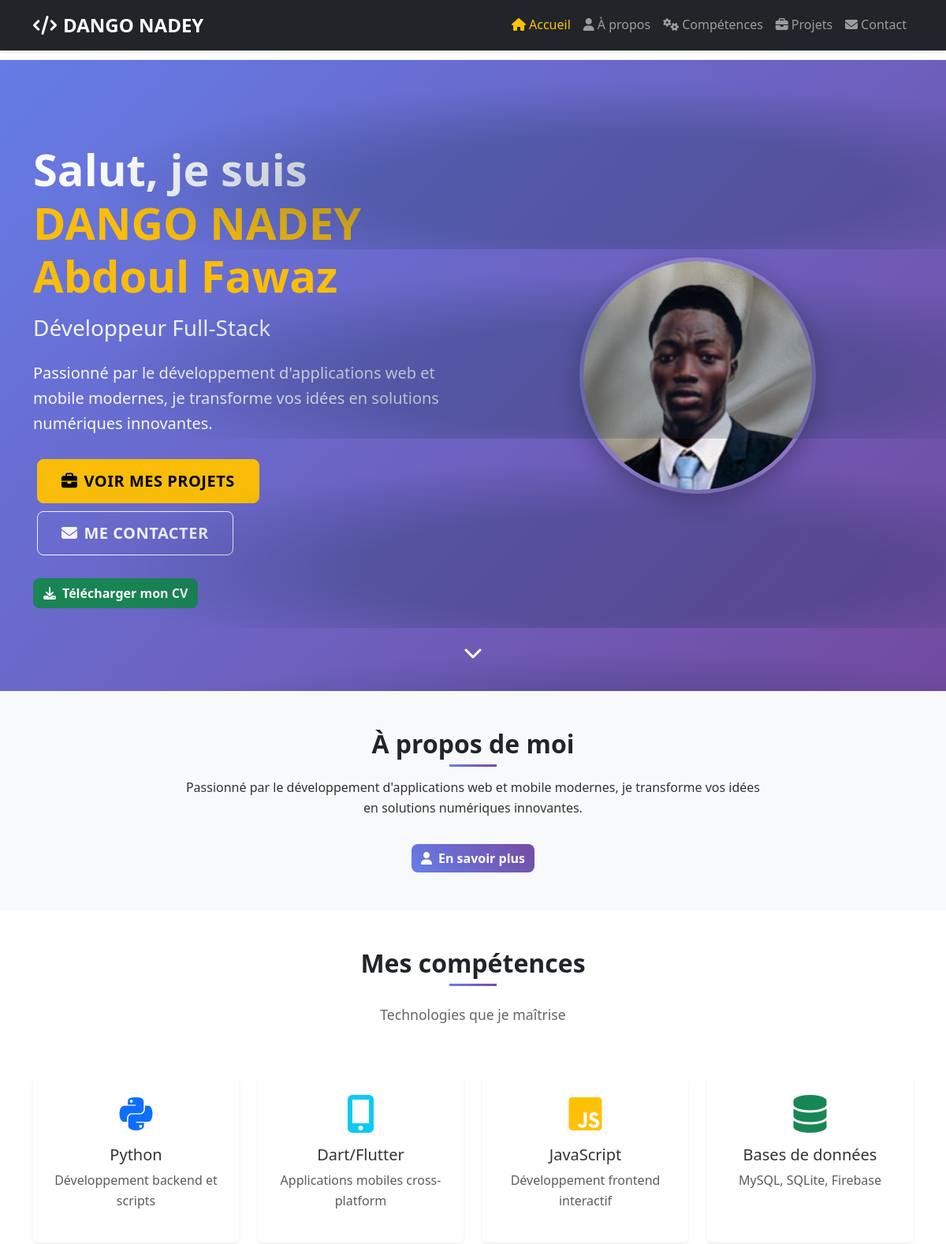
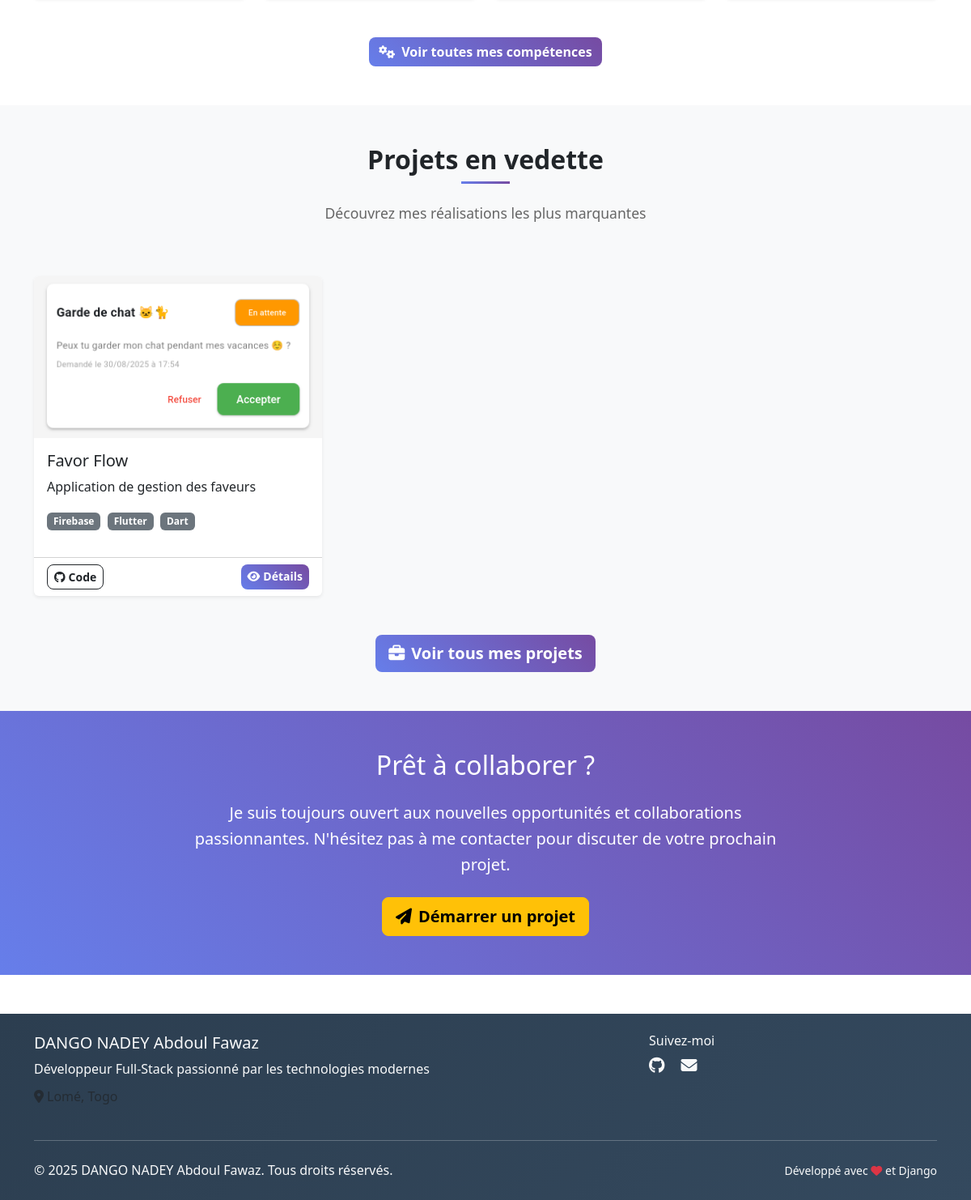
The page / on the database its author committed (2 pictures, top to bottom).
### main/models.py (models this page shows, shortened)
class Profile(models.Model):
    name = models.CharField(max_length=100, default="DANGO NADEY Abdoul Fawaz")
    title = models.CharField(max_length=200, default="Développeur Full-Stack")
    email = models.EmailField()
    phone = models.CharField(max_length=20, blank=True)
    location = models.CharField(max_length=100, blank=True)
    bio = RichTextField()
    cv_file = models.FileField(upload_to='cv/', blank=True, null=True)
    profile_image = models.ImageField(upload_to='profile/', blank=True, null=True)
    github_url = models.URLField(blank=True)
    linkedin_url = models.URLField(blank=True)
    twitter_url = models.URLField(blank=True)
    portfolio_url = models.URLField(blank=True)
    created_at = models.DateTimeField(auto_now_add=True)
    updated_at = models.DateTimeField(auto_now=True)
    class Meta:
        verbose_name = "Profil"
        verbose_name_plural = "Profils"

class Project(models.Model):
    STATUS_CHOICES = [
        ('completed', 'Terminé'),
        ('in_progress', 'En cours'),
        ('planned', 'Planifié'),
    ]
    title = models.CharField(max_length=200)
    description = RichTextField()
    short_description = models.TextField(max_length=300)
    image = models.ImageField(upload_to='projects/')
    github_url = models.URLField(blank=True)
    live_url = models.URLField(blank=True)
    status = models.CharField(max_length=20, choices=STATUS_CHOICES, default='completed')
    technologies = models.ManyToManyField(Skill, related_name='projects')
    featured = models.BooleanField(default=False)
    start_date = models.DateField()
    end_date = models.DateField(null=True, blank=True)
    created_at = models.DateTimeField(auto_now_add=True)
    updated_at = models.DateTimeField(auto_now=True)
    class Meta:
        verbose_name = "Projet"
        verbose_name_plural = "Projets"
        ordering = ['-created_at']

class Skill(models.Model):
    SKILL_TYPES = [
        ('language', 'Langage de programmation'),
        ('framework', 'Framework'),
        ('database', 'Base de données'),
        ('tool', 'Outil'),
        ('other', 'Autre'),
    ]
    name = models.CharField(max_length=100)
    skill_type = models.CharField(max_length=20, choices=SKILL_TYPES)
    proficiency = models.IntegerField(default=50, help_text="Niveau de maîtrise (0-100)")
    icon = models.CharField(max_length=100, blank=True, help_text="Classe CSS pour l'icône")
    class Meta:
        verbose_name = "Compétence"
        verbose_name_plural = "Compétences"
        ordering = ['skill_type', 'name']

### main/views.py (the view)
# urls.py: path('', views.home, name='home'),
def home(request):
    try:
        profile = Profile.objects.first()
    except Profile.DoesNotExist:
        profile = None
    featured_projects = Project.objects.filter(featured=True)[:3]
    recent_projects = Project.objects.all()[:6]
    context = {
        'profile': profile,
        'featured_projects': featured_projects,
        'recent_projects': recent_projects,
    }
    return render(request, 'index.html', context)

### templates/index.html (shortened to what this page needs)
{% extends 'base.html' %}
{% load static %}
{% block content %}
<section class="hero-section d-flex align-items-center min-vh-100" style="background: linear-gradient(135deg, #667eea 0%, #764ba2 100%);">
    <div class="container">
        <div class="row align-items-center">
            <div class="col-lg-6" data-aos="fade-right">
                <div class="hero-content text-white">
                    <h1 class="display-4 fw-bold mb-3">
                        Salut, je suis<br>
                        <span class="text-warning">{{ profile.name|default:"DANGO NADEY Abdoul Fawaz" }}</span>
                    </h1>
                    <h2 class="h3 mb-4 text-light">{{ profile.title|default:"Développeur Full-Stack" }}</h2>
                    <p class="lead mb-4">
                        Passionné par le développement d'applications web et mobile modernes,
                        je transforme vos idées en solutions numériques innovantes.
                    </p>
                    <div class="hero-buttons">
                        <a href="{% url 'projects' %}" class="btn btn-warning btn-lg me-3">
                            <i class="fas fa-briefcase me-2"></i>Voir mes projets
                        </a>
                        <a href="{% url 'contact' %}" class="btn btn-outline-light btn-lg">
                            <i class="fas fa-envelope me-2"></i>Me contacter
                        </a>
                    </div>
                    {% if profile.cv_file %}
                    <div class="mt-4">
                        <a href="{% url 'download_cv' %}" class="btn btn-success">
                            <i class="fas fa-download me-2"></i>Télécharger mon CV
                        </a>
                    </div>
                    {% endif %}
                </div>
            </div>
            <div class="col-lg-6" data-aos="fade-left">
                <div class="hero-image text-center">
                    {% if profile.profile_image %}
                        <img src="{{ profile.profile_image.url }}"
                             alt="{{ profile.name }}"
                             class="img-fluid rounded-circle profile-img">
                    {% else %}
                        <div class="profile-placeholder">
                            <i class="fas fa-user-circle fa-10x text-white"></i>
                        </div>
                    {% endif %}
                </div>
            </div>
        </div>
    </div>
    <div class="scroll-indicator">
        <a href="#about-preview" class="scroll-down">
            <i class="fas fa-chevron-down"></i>
        </a>
    </div>
</section>
<section id="about-preview" class="py-5 bg-light">
    <div class="container">
        <div class="row">
            <div class="col-lg-8 mx-auto text-center" data-aos="fade-up">
                <h2 class="section-title mb-4">À propos de moi</h2>
                {% if profile.bio %}
                    <div class="bio-preview">{{ profile.bio|safe|truncatewords:50 }}</div>
                {% else %}
                    <p class="lead">
                        Développeur full-stack avec une expertise en Python, Django, Flutter et technologies web modernes.
                        Passionné par la création d'applications performantes et l'expérience utilisateur.
                    </p>
                {% endif %}
                <a href="{% url 'about' %}" class="btn btn-primary mt-3">
                    <i class="fas fa-user me-2"></i>En savoir plus
                </a>
            </div>
        </div>
    </div>
</section>
<section class="py-5">
    <div class="container">
        <div class="row">
            <div class="col-12 text-center mb-5" data-aos="fade-up">
                <h2 class="section-title">Mes compétences</h2>
                <p class="section-subtitle">Technologies que je maîtrise</p>
            </div>
        </div>
        <div class="row">
            <div class="col-lg-3 col-md-6 mb-4" data-aos="zoom-in" data-aos-delay="100">
                <div class="skill-card text-center p-4 bg-white shadow-sm rounded">
                    <i class="fab fa-python fa-3x text-primary mb-3"></i>
                    <h5>Python</h5>
                    <p class="text-muted">Développement backend et scripts</p>
                </div>
            </div>
            <div class="col-lg-3 col-md-6 mb-4" data-aos="zoom-in" data-aos-delay="200">
                <div class="skill-card text-center p-4 bg-white shadow-sm rounded">
                    <i class="fas fa-mobile-alt fa-3x text-info mb-3"></i>
                    <h5>Dart/Flutter</h5>
                    <p class="text-muted">Applications mobiles cross-platform</p>
                </div>
            </div>
            <div class="col-lg-3 col-md-6 mb-4" data-aos="zoom-in" data-aos-delay="300">
                <div class="skill-card text-center p-4 bg-white shadow-sm rounded">
                    <i class="fab fa-js-square fa-3x text-warning mb-3"></i>
                    <h5>JavaScript</h5>
                    <p class="text-muted">Développement frontend interactif</p>
                </div>
            </div>
            <div class="col-lg-3 col-md-6 mb-4" data-aos="zoom-in" data-aos-delay="400">
                <div class="skill-card text-center p-4 bg-white shadow-sm rounded">
                    <i class="fas fa-database fa-3x text-success mb-3"></i>
                    <h5>Bases de données</h5>
                    <p class="text-muted">MySQL, SQLite, Firebase</p>
                </div>
            </div>
        </div>
        <div class="text-center mt-4" data-aos="fade-up">
            <a href="{% url 'skills' %}" class="btn btn-primary">
                <i class="fas fa-cogs me-2"></i>Voir toutes mes compétences
            </a>
        </div>
    </div>
</section>
{% if featured_projects %}
<section class="py-5 bg-light">
    <div class="container">
        <div class="row">
            <div class="col-12 text-center mb-5" data-aos="fade-up">
                <h2 class="section-title">Projets en vedette</h2>
                <p class="section-subtitle">Découvrez mes réalisations les plus marquantes</p>
            </div>
        </div>
        <div class="row">
            {% for project in featured_projects %}
            <div class="col-lg-4 col-md-6 mb-4" data-aos="fade-up" data-aos-delay="{{ forloop.counter|add:100 }}">
                <div class="project-card card h-100 shadow-sm">
                    {% if project.image %}
                    <img src="{{ project.image.url }}"
                         class="card-img-top project-img"
                         alt="{{ project.title }}">
                    {% endif %}
                    <div class="card-body">
                        <h5 class="card-title">{{ project.title }}</h5>
                        <p class="card-text">{{ project.short_description }}</p>
                        <div class="project-tech mb-3">
                            {% for tech in project.technologies.all|slice:":3" %}
                                <span class="badge bg-secondary me-1">{{ tech.name }}</span>
                            {% endfor %}
                        </div>
                    </div>
                    <div class="card-footer bg-transparent">
                        <div class="d-flex justify-content-between">
                            {% if project.github_url %}
                            <a href="{{ project.github_url }}" target="_blank" class="btn btn-outline-dark btn-sm">
                                <i class="fab fa-github me-1"></i>Code
                            </a>
                            {% endif %}
                            <a href="{% url 'project_detail' project.pk %}" class="btn btn-primary btn-sm">
                                <i class="fas fa-eye me-1"></i>Détails
                            </a>
                        </div>
                    </div>
                </div>
            </div>
            {% endfor %}
        </div>
        <div class="text-center mt-4" data-aos="fade-up">
            <a href="{% url 'projects' %}" class="btn btn-primary btn-lg">
                <i class="fas fa-briefcase me-2"></i>Voir tous mes projets
            </a>
        </div>
    </div>
</section>
{% endif %}
<section class="py-5" style="background: linear-gradient(45deg, #667eea 0%, #764ba2 100%);">
    <div class="container">
        <div class="row">
            <div class="col-lg-8 mx-auto text-center text-white" data-aos="fade-up">
                <h2 class="mb-4">Prêt à collaborer ?</h2>
                <p class="lead mb-4">
                    Je suis toujours ouvert aux nouvelles opportunités et collaborations passionnantes.
                    N'hésitez pas à me contacter pour discuter de votre prochain projet.
                </p>
                <a href="{% url 'contact' %}" class="btn btn-warning btn-lg">
                    <i class="fas fa-paper-plane me-2"></i>Démarrer un projet
                </a>
            </div>
        </div>
    </div>
</section>
{% endblock %}

### templates/base.html (shortened to what this page needs)
<!DOCTYPE html>
<html lang="fr">
<head>
    <link href="https://cdnjs.cloudflare.com/ajax/libs/bootstrap/5.3.2/css/bootstrap.min.css" rel="stylesheet">
    <link href="https://cdnjs.cloudflare.com/ajax/libs/font-awesome/6.4.0/css/all.min.css" rel="stylesheet">
    <link href="https://cdnjs.cloudflare.com/ajax/libs/aos/2.3.4/aos.css" rel="stylesheet">
    {% load static %}
    <link href="{% static 'css/style.css' %}" rel="stylesheet">
</head>
<body>
    <nav class="navbar navbar-expand-lg navbar-dark bg-dark fixed-top">
        <div class="container">
            <a class="navbar-brand fw-bold" href="{% url 'home' %}">
                <i class="fas fa-code me-2"></i>DANGO NADEY
            </a>
            <div class="collapse navbar-collapse" id="navbarNav">
                <ul class="navbar-nav ms-auto">
                    <li class="nav-item">
                        <a class="nav-link {% if request.resolver_match.url_name == 'home' %}active{% endif %}"
                           href="{% url 'home' %}">
                            <i class="fas fa-home me-1"></i>Accueil
                        </a>
                    </li>
                    <li class="nav-item">
                        <a class="nav-link {% if request.resolver_match.url_name == 'about' %}active{% endif %}"
                           href="{% url 'about' %}">
                            <i class="fas fa-user me-1"></i>À propos
                        </a>
                    </li>
                    <li class="nav-item">
                        <a class="nav-link {% if request.resolver_match.url_name == 'skills' %}active{% endif %}"
                           href="{% url 'skills' %}">
                            <i class="fas fa-cogs me-1"></i>Compétences
                        </a>
                    </li>
                    <li class="nav-item">
                        <a class="nav-link {% if request.resolver_match.url_name == 'projects' %}active{% endif %}"
                           href="{% url 'projects' %}">
                            <i class="fas fa-briefcase me-1"></i>Projets
                        </a>
                    </li>
                    <li class="nav-item">
                        <a class="nav-link {% if request.resolver_match.url_name == 'contact' %}active{% endif %}"
                           href="{% url 'contact' %}">
                            <i class="fas fa-envelope me-1"></i>Contact
                        </a>
                    </li>
                </ul>
            </div>
        </div>
    </nav>
    <main class="main-content">
        {% block content %}
        {% endblock %}
    </main>
    <footer class="bg-dark text-light py-4 mt-5">
        <div class="container">
            <div class="row">
                <div class="col-lg-8">
                    <h5>DANGO NADEY Abdoul Fawaz</h5>
                    <p class="mb-2">Développeur Full-Stack passionné par les technologies modernes</p>
                    <p class="text-muted">
                        <i class="fas fa-map-marker-alt me-1"></i>Lomé, Togo
                    </p>
                </div>
                <div class="col-lg-4">
                    <h6>Suivez-moi</h6>
                    <div class="social-links">
                        {% if profile.github_url %}
                        <a href="{{ profile.github_url }}" target="_blank" class="text-light me-3">
                            <i class="fab fa-github fa-lg"></i>
                        </a>
                        {% endif %}
                        {% if profile.email %}
                        <a href="mailto:{{ profile.email }}" class="text-light">
                            <i class="fas fa-envelope fa-lg"></i>
                        </a>
                        {% endif %}
                    </div>
                </div>
            </div>
            <hr class="my-4">
            <div class="row align-items-center">
                <div class="col-md-6">
                    <p class="mb-0">&copy; {% now "Y" %} DANGO NADEY Abdoul Fawaz. Tous droits réservés.</p>
                </div>
                <div class="col-md-6 text-md-end">
                    <p class="mb-0">
                        <small>Développé avec <i class="fas fa-heart text-danger"></i> et Django</small>
                    </p>
                </div>
            </div>
        </div>
    </footer>
</body>
</html>

### rows shown on the page
Profile: name "DANGO NADEY Abdoul Fawaz", title "Développeur Full-Stack", profile_image (picture), bio "Passionné par le développement d'applications web et mobile modernes, je transforme vos idées en solutions numériques innovantes."
Project: image (picture), title "Favor Flow", short_description "Application de gestion des faveurs"
Skill: name "Firebase"
Skill: name "Flutter"
Skill: name "Dart"
